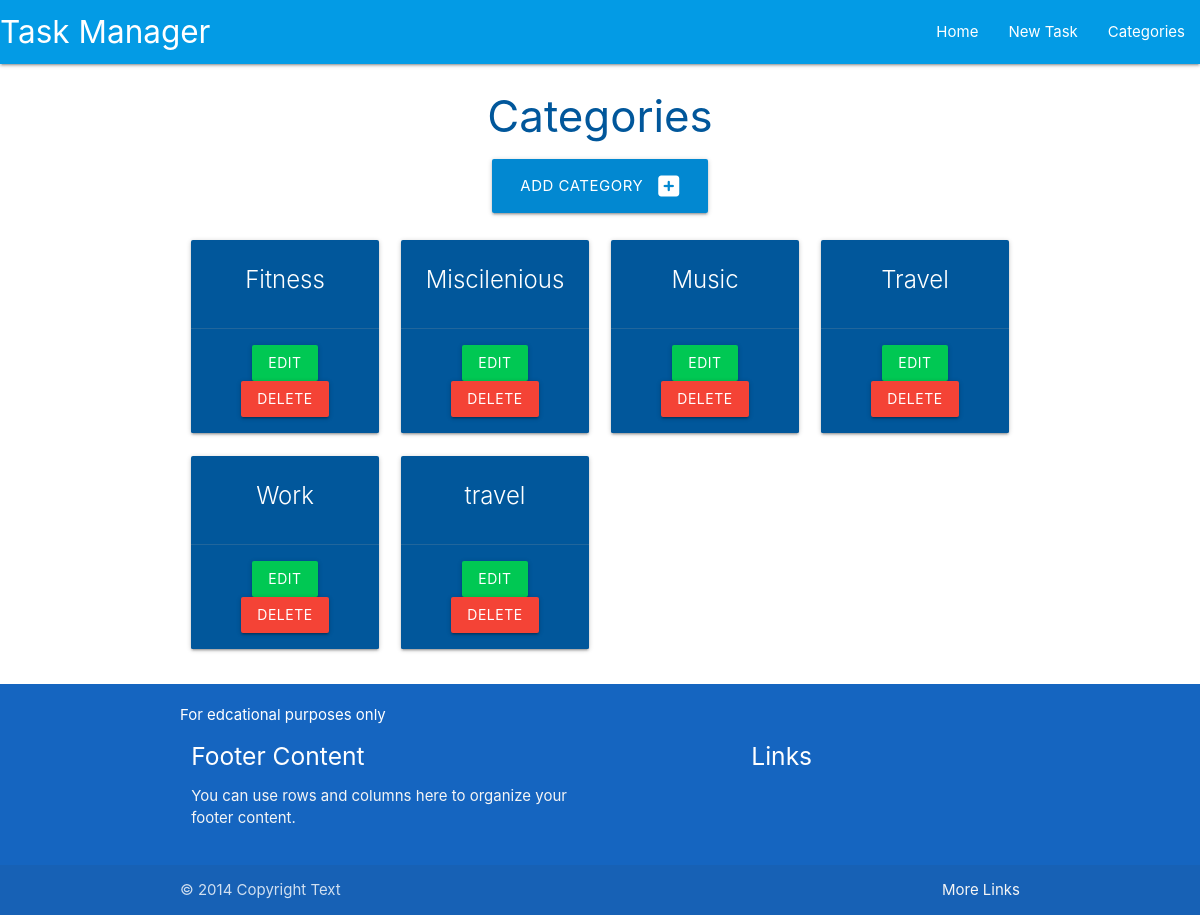
The page /categories on the database as committed earlier.
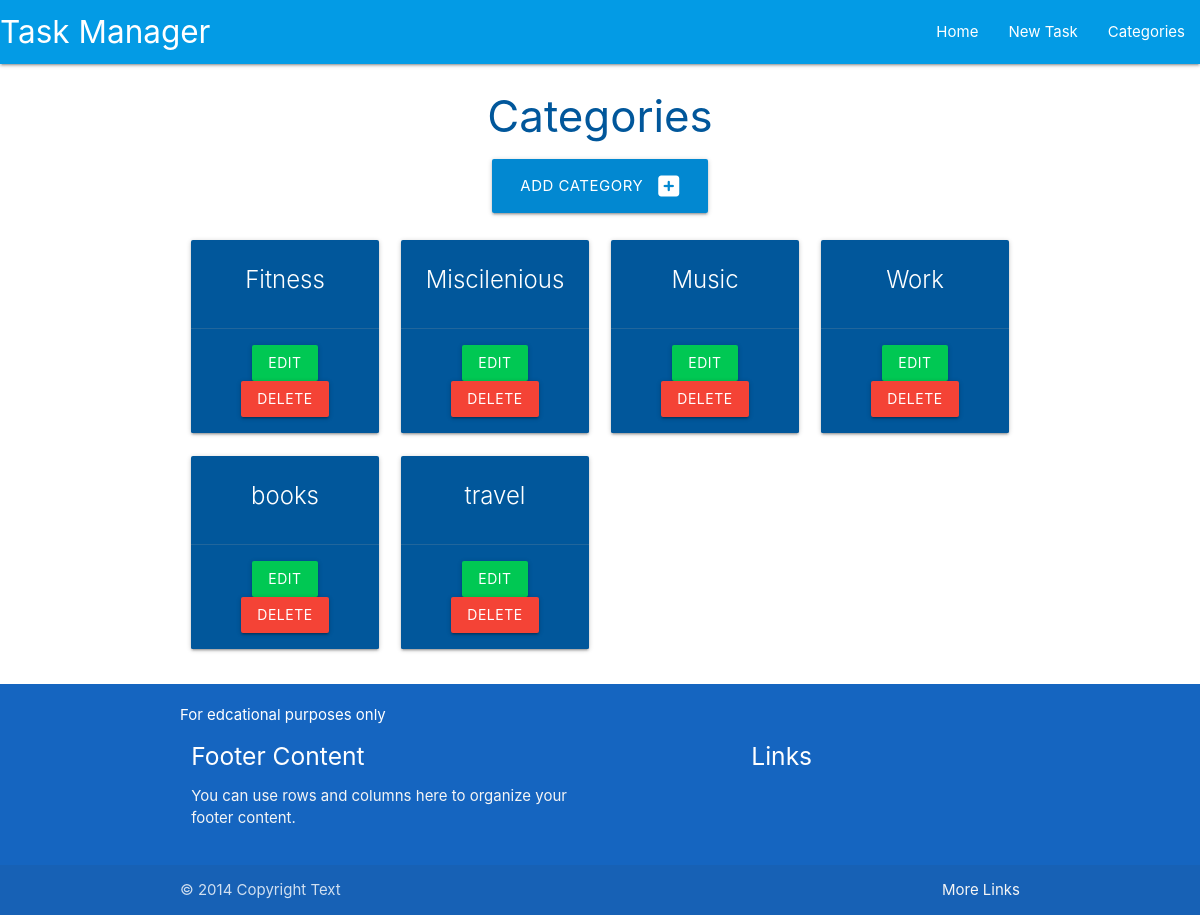
The same page on the database as committed later.
### taskmanager/models.py (models this page shows, shortened)
class Category(db.Model):
    id=db.Column(db.Integer,primary_key=True)
    category_name=db.Column(db.String(25),unique=True,nullable=False)
    tasks=db.relationship("Task",backref="category",cascade="all,delete",lazy=True)

### taskmanager/routes.py (the view)
@app.route("/categories")
def categories():
    categories = list(Category.query.order_by(Category.category_name).all())
    return render_template("categories.html",categories=categories)

### taskmanager/templates/categories.html
{% extends "base.html" %}
{% block content %}
<h3 class="light-blue-text text-darken-4 center-align">Categories</h3>
<div class="row">
    <div class="col s12 center-align">
        <a href="{{url_for('add_category')}}" class="btn-large light-blue darken-2">Add Category <i
                class="fas fa-plus-square right"></i></a>
    </div>
</div>
<div class="row">
    {% for category in categories %}
    <div class="col s12 m6 l3">
        <div class="card light-blue darken-4 center-align">
            <div class="card-content white-text">
                <span class="card-title">{{category.category_name}}</span>
            </div>
            {% if category.owner == session.user %}
            <div class="card-action">
                <a href="{{url_for('edit_category',category_id=category.id)}}" class="btn green accent-4">Edit</a>
                <a href="{{url_for('delete_category',category_id=category.id)}}"
                    class="btn red modal-trigger">Delete</a>
</div>
                {% endif %}
            </div>
        </div>
        {% endfor %}
    </div>
    {% endblock %}

Rows that differ between the two databases and show on the page:
shown differently, row unchanged: Category "Work": moves up the list
changed Category: category_name "Travel" → "books"
